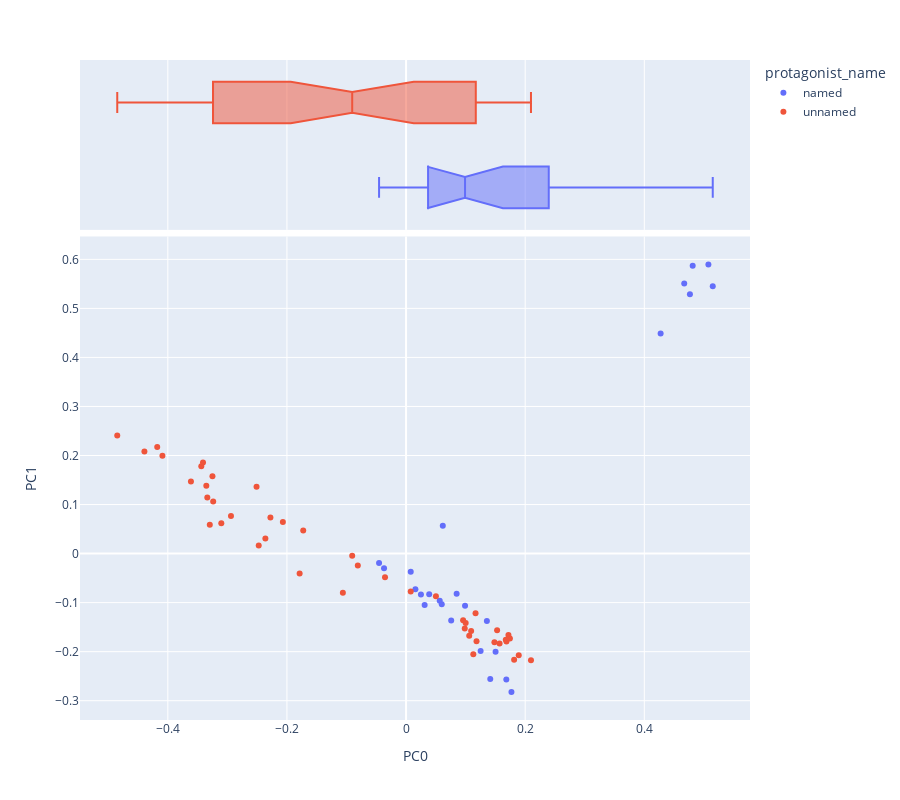

Source (notebook cell):
### Code cell
import pandas as pd
import numpy as np
from scipy.linalg import norm
import plotly_express as px
import seaborn as sns
from sklearn.decomposition import PCA
sns.set(style='ticks')
OHCO = ['book_id', 'chap_id']
# Added after class
norm_docs = True # This has the effect of exaggerating variance when False
center_term_vectors = True # This has the effect of demoting authorship when False
colors = "YlGnBu" 
# colors = "Spectral"




pca_engine = PCA(n_components=10)
DCM = pd.DataFrame(pca_engine.fit_transform(L2.fillna(0)), index=L2.index)
DCM.columns = ['PC{}'.format(i) for i in DCM.columns]
DCM = DCM.join(LIB[['author','protagonist_name']], on='book_id') #the lavel i will use is work_type
def vis_pcs(M, a, b, label='author', hover_name='author', symbol=None, size=None):
    return px.scatter(M, f"PC{a}", f"PC{b}", color=label, hover_name=hover_name, 
                     symbol=symbol, size=size,
                     marginal_x='box', height=800)

def vis_loadings(a=0, b=1, hover_name='term_str'):
    return px.scatter(LOADINGS.reset_index(), f"PC{a}", f"PC{b}", 
                      text='term_str', hover_name='term_str',
                      size='dfidf', color='max_pos_group', 
                      marginal_x='box', height=800)
LOADINGS = pd.DataFrame(pca_engine.components_.T * np.sqrt(pca_engine.explained_variance_))
LOADINGS.columns = ["PC{}".format(i) for i in LOADINGS.columns]
LOADINGS.index = L2.columns
LOADINGS.index.name = 'term_str'
LOADINGS = LOADINGS.join(VOCAB)
vis_pcs(DCM, 0, 1, label='protagonist_name', hover_name= 'protagonist_name')

### Figure 1 — Plotly figure (JSON) as saved in the notebook; plotly's stock layout.template omitted (floating-point values rounded to 4 significant figures)
{"data": [{"hovertemplate": "<b>%{hovertext}</b><br><br>protagonist_name=named<br>PC0=%{x}<br>PC1=%{y}<extra></extra>", "hovertext": ["named", "named", "named", "named", "named", "named", "named", "named", "named", "named", "named", "named", "named", "named", "named", "named", "named", "named", "named", "named", "named", "named", "named", "named", "named"], "legendgroup": "named", "marker": {"color": "#636efa", "symbol": "circle"}, "mode": "markers", "name": "named", "orientation": "v", "showlegend": true, "type": "scatter", "x": [0.1413, 0.177, 0.1683, 0.1357, 0.1252, 0.1503, 0.099, 0.0312, 0.07573, 0.4274, 0.5149, 0.467, 0.5076, 0.4766, 0.4812, -0.03698, 0.01566, -0.04532, 0.08491, 0.0565, 0.06165, 0.02499, 0.007845, 0.03884, 0.0599], "xaxis": "x", "y": [-0.2558, -0.2824, -0.257, -0.1372, -0.1986, -0.2002, -0.1063, -0.105, -0.1363, 0.4491, 0.545, 0.5506, 0.5897, 0.5286, 0.5867, -0.02967, -0.07286, -0.01946, -0.08185, -0.09616, 0.05689, -0.08325, -0.03699, -0.0827, -0.1032], "yaxis": "y"}, {"alignmentgroup": "True", "hovertemplate": "<b>%{hovertext}</b><br><br>protagonist_name=named<br>PC0=%{x}<extra></extra>", "hovertext": ["named", "named", "named", "named", "named", "named", "named", "named", "named", "named", "named", "named", "named", "named", "named", "named", "named", "named", "named", "named", "named", "named", "named", "named", "named"], "legendgroup": "named", "marker": {"color": "#636efa", "symbol": "circle"}, "name": "named", "notched": true, "offsetgroup": "named", "showlegend": false, "type": "box", "x": [0.1413, 0.177, 0.1683, 0.1357, 0.1252, 0.1503, 0.099, 0.0312, 0.07573, 0.4274, 0.5149, 0.467, 0.5076, 0.4766, 0.4812, -0.03698, 0.01566, -0.04532, 0.08491, 0.0565, 0.06165, 0.02499, 0.007845, 0.03884, 0.0599], "xaxis": "x2", "yaxis": "y2"}, {"hovertemplate": "<b>%{hovertext}</b><br><br>protagonist_name=unnamed<br>PC0=%{x}<br>PC1=%{y}<extra></extra>", "hovertext": ["unnamed", "unnamed", "unnamed", "unnamed", "unnamed", "unnamed", "unnamed", "unnamed", "unnamed", "unnamed", "unnamed", "unnamed", "unnamed", "unnamed", "unnamed", "unnamed", "unnamed", "unnamed", "unnamed", "unnamed", "unnamed", "unnamed", "unnamed", "unnamed", "unnamed", "unnamed", "unnamed", "unnamed", "unnamed", "unnamed", "unnamed", "unnamed", "unnamed", "unnamed", "unnamed", "unnamed", "unnamed", "unnamed", "unnamed", "unnamed", "unnamed", "unnamed", "unnamed", "unnamed", "unnamed"], "legendgroup": "unnamed", "marker": {"color": "#EF553B", "symbol": "circle"}, "mode": "markers", "name": "unnamed", "orientation": "v", "showlegend": true, "type": "scatter", "x": [0.1001, 0.1719, 0.2097, 0.1183, 0.106, 0.1166, 0.1528, 0.0501, 0.1129, 0.157, -0.2277, -0.3337, -0.4178, -0.4849, -0.1727, -0.3438, -0.341, -0.2068, -0.2511, -0.294, -0.3251, -0.4091, -0.09045, -0.4393, -0.2362, -0.3102, -0.2474, -0.1787, -0.1061, -0.3295, -0.3354, -0.3612, -0.03533, -0.08103, -0.3238, 0.09854, 0.09576, 0.1092, 0.1744, 0.1484, 0.1686, 0.1674, 0.1814, 0.1892, 0.007829], "xaxis": "x", "y": [-0.1415, -0.1662, -0.2175, -0.1787, -0.1675, -0.1219, -0.1566, -0.08717, -0.2055, -0.1835, 0.07347, 0.1141, 0.2175, 0.241, 0.04716, 0.1779, 0.1856, 0.06416, 0.1362, 0.07641, 0.1578, 0.1995, -0.00444, 0.2083, 0.03067, 0.0619, 0.01645, -0.04057, -0.08, 0.059, 0.1385, 0.147, -0.04843, -0.02419, 0.1063, -0.1526, -0.1361, -0.1577, -0.1731, -0.181, -0.1792, -0.1759, -0.2166, -0.2071, -0.07753], "yaxis": "y"}, {"alignmentgroup": "True", "hovertemplate": "<b>%{hovertext}</b><br><br>protagonist_name=unnamed<br>PC0=%{x}<extra></extra>", "hovertext": ["unnamed", "unnamed", "unnamed", "unnamed", "unnamed", "unnamed", "unnamed", "unnamed", "unnamed", "unnamed", "unnamed", "unnamed", "unnamed", "unnamed", "unnamed", "unnamed", "unnamed", "unnamed", "unnamed", "unnamed", "unnamed", "unnamed", "unnamed", "unnamed", "unnamed", "unnamed", "unnamed", "unnamed", "unnamed", "unnamed", "unnamed", "unnamed", "unnamed", "unnamed", "unnamed", "unnamed", "unnamed", "unnamed", "unnamed", "unnamed", "unnamed", "unnamed", "unnamed", "unnamed", "unnamed"], "legendgroup": "unnamed", "marker": {"color": "#EF553B", "symbol": "circle"}, "name": "unnamed", "notched": true, "offsetgroup": "unnamed", "showlegend": false, "type": "box", "x": [0.1001, 0.1719, 0.2097, 0.1183, 0.106, 0.1166, 0.1528, 0.0501, 0.1129, 0.157, -0.2277, -0.3337, -0.4178, -0.4849, -0.1727, -0.3438, -0.341, -0.2068, -0.2511, -0.294, -0.3251, -0.4091, -0.09045, -0.4393, -0.2362, -0.3102, -0.2474, -0.1787, -0.1061, -0.3295, -0.3354, -0.3612, -0.03533, -0.08103, -0.3238, 0.09854, 0.09576, 0.1092, 0.1744, 0.1484, 0.1686, 0.1674, 0.1814, 0.1892, 0.007829], "xaxis": "x2", "yaxis": "y2"}], "layout": {"height": 800, "legend": {"title": {"text": "protagonist_name"}, "tracegroupgap": 0}, "margin": {"t": 60}, "xaxis": {"anchor": "y", "domain": [0, 1], "title": {"text": "PC0"}}, "xaxis2": {"anchor": "y2", "domain": [0, 1], "matches": "x", "showgrid": true, "showticklabels": false}, "yaxis": {"anchor": "x", "domain": [0, 0.7326], "title": {"text": "PC1"}}, "yaxis2": {"anchor": "x2", "domain": [0.7426, 1], "matches": "y2", "showgrid": false, "showline": false, "showticklabels": false, "ticks": ""}}}
